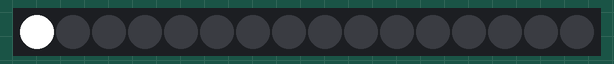
Bench run of a sketch on a simulated Arduino Uno, built with avr-gcc and run on an emulated ATmega328P. Shown: 16 RGB LEDs in strip order, left to right. Dim RGB values are drawn brighter than linear.

Above: at 0.1 s.
At 2.35 s:
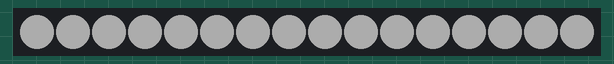
At 7.3 s:
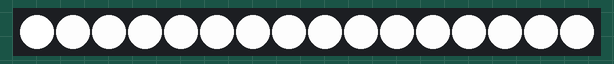

Measured:
- by itself, everything shown: repeats every 7.3 s, in 42 steps
- what the display in image 2 shows lasts 1.0 s, from 7.3 s to 8.3 s

The sketch:

TLC5940-Test.ino
```cpp
#include "Tlc5940.h"

void setup()
{
  Tlc.init(0);
}


void loop()
{
  Tlc.set(0, 4095);
  Tlc.update();

  delay(1000);

  for (int i = 0; i < 4096; i += 100)
  {
    for (int j = 0; j < 16; j++)
    {
      Tlc.set(j, i);
      Tlc.update();
    }

    delay(100);
  }
}
```
